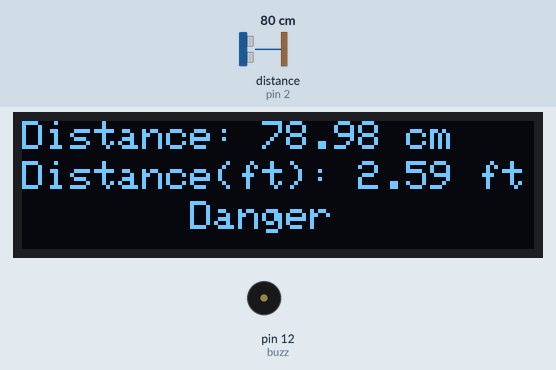
A sketch run on a simulated Arduino Uno, built with avr-gcc and run on an emulated ATmega328P. On the bench: 128×32 one-colour display, buzzer (waves = sounding). Wiring (inferred from the names in the program): ultrasonic range finder: trigger pin 3; echo pin 2. Inputs (shaded band) come from the test bench; at power-on: distance to the obstacle (sensor on pin 2) 80 cm. The echo pulse lasts 58.3 µs per cm; what the sketch prints to the serial monitor is not drawn.

Above: at 2.0 s.
2.1 s: distance to the obstacle (sensor on pin 2) set to 120 cm
At 4.2 s:
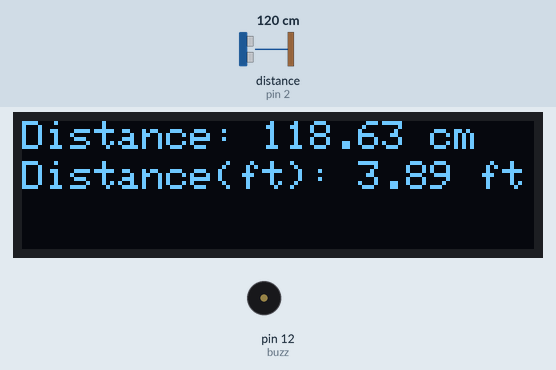
4.5 s: distance to the obstacle (sensor on pin 2) set to 97 cm
At 7.2 s:
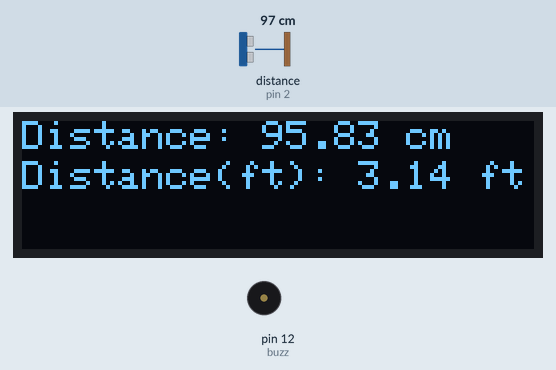
7.5 s: distance to the obstacle (sensor on pin 2) set to 89 cm
At 11.0 s:
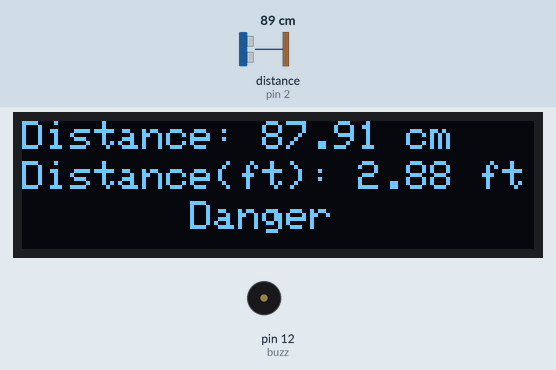
12.0 s: distance to the obstacle (sensor on pin 2) set to 250 cm
At 13.6 s:
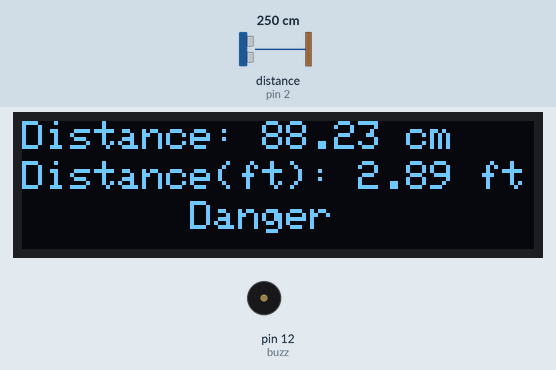
15.4 s: distance to the obstacle (sensor on pin 2) set to 2 cm
At 17.8 s:
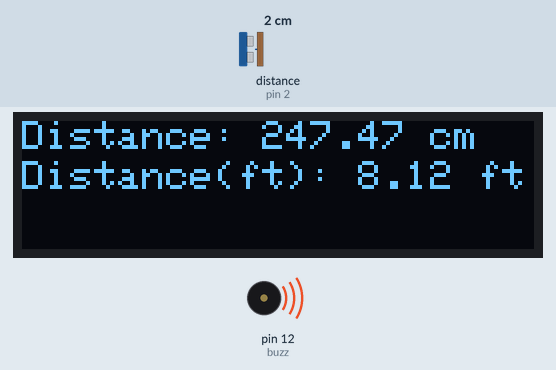
Timing chart, 0 to 20.4 s (numbered marks = the images above; inputs shaded):
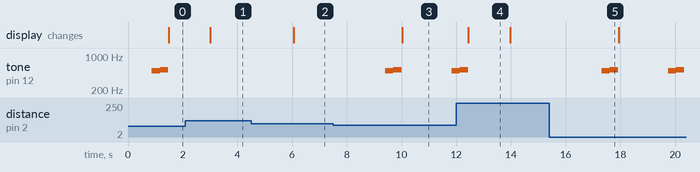

The sketch:

Distance.ino
```cpp
// ---------------------------------------------------------------- //
// Arduino Ultrasoninc Sensor HC-SR04
// Re-writed by Arbi Abdul Jabbaar
// Using Arduino IDE 1.8.7
// Using HC-SR04 Module
// Tested on 17 September 2019
// ---------------------------------------------------------------- //
#include <Wire.h> //including the wire library that enables I2C communication
#include <Adafruit_SSD1306.h> //including the library necessary for work with OLED display

#define SCREEN_WIDTH 128 //defining the display width, in pixels
#define SCREEN_HEIGHT 32 //defining the display height, in pixels
#define echoPin 2 // attach pin D2 Arduino to pin Echo of HC-SR04
#define trigPin 3
#define buzz 12//attach pin D3 Arduino to pin Trig of HC-SR04

//Our OLED display library constructor, in order to have access to the functions that control the display
Adafruit_SSD1306 display(SCREEN_WIDTH, SCREEN_HEIGHT, &Wire);

// defines variables
long duration; // variable for the duration of sound wave travel
float distance;
float dist_feet;// variable for the distance measurement

void setup() {
  pinMode(trigPin, OUTPUT); // Sets the trigPin as an OUTPUT
  pinMode(echoPin, INPUT);
  pinMode(buzz, OUTPUT);
  Serial.begin(9600); // // Serial Communication is starting with 9600 of baudrate speed
  Serial.println("Ultrasonic Sensor HC-SR04 Test"); // print some text in Serial Monitor
  Serial.println("with Arduino UNO R3");
  Serial.begin(9600);//Serial communication initialization ( speed 9600 baud)
 //OLED display library initialization
 // SSD1306_SWITCHCAPVCC = generates the voltage for the display(7-9 V) from the 3.3V voltage that it has from the voltage regulator
  if(!display.begin(SSD1306_SWITCHCAPVCC, 0x3C)) { // 0x3C address for the 128x32 display
 //if the initialization is not successful on the Serial monitor we receive an error message
  Serial.println(F("SSD1306 allocation failed"));
  for(;;); //an infinite loop, if the initialization is unsuccessful, for the program to stop performing
  }
}
void loop() {
  // Clears the trigPin condition
  digitalWrite(trigPin, LOW);
  delayMicroseconds(2);
  // Sets the trigPin HIGH (ACTIVE) for 10 microseconds
  digitalWrite(trigPin, HIGH);
  delayMicroseconds(10);
  digitalWrite(trigPin, LOW);
  // Reads the echoPin, returns the sound wave travel time in microseconds
  duration = pulseIn(echoPin, HIGH);
  // Calculating the distance
  distance = duration * 0.034 / 2; // Speed of sound wave divided by 2 (go and back)
  dist_feet = distance/30.48;
  // Displays the distance on the Serial Monitor
  Serial.print(" Distance: ");
  Serial.print(distance);
  Serial.print(" cm");
  Serial.print("\n");
  Serial.print("Distance(feet): ");
  Serial.print(dist_feet);
  Serial.print(" feet");
  delay(500);
  display.clearDisplay();//function for deleting everything off the display
  display.setTextSize(1.5);//function for setting the text size
  display.setTextColor(WHITE);//function for setting the color of the text (our display can only contain one color)
  display.setCursor(0,0);//function for setting the cursor (0-128,0-32) on the display where we want to start printing the text
  display.print("Distance: ");//function for displaying the text we deliver
  display.print(distance);//displays temperature
  display.print(" cm");//displaying the space and cm, in order to know that the temperature is measured in degrees Celsius
  display.setCursor(0,10);
  display.print("Distance(ft): ");
  display.print(dist_feet);
  display.println(" ft");
  if(dist_feet<=3){
    display.setCursor(0,20);//
    display.print("       Danger");
    siren();
  }
  else
  {
    digitalWrite(buzz, LOW);
  }
  display.display();//displaying the full text that we have previously sent to the buffer of the display
  delay(1000);//1 second pause in order for the values not to change constantly
 }
void siren() { //This function produces the 3rd siren (AMBULANCE sound).tone(buzz,440,200);
delay(300);
for(int i=3;i<=6;i++)
digitalWrite(i,HIGH);
noTone(buzz);
tone(buzz,494,500);
delay(300);
for(int i=3;i<=6;i++)
{ digitalWrite(i,LOW);
digitalWrite(i+6,HIGH); }
noTone(buzz);
tone(buzz,523,300);
delay(200);
digitalWrite(7,HIGH);
delay(50);
digitalWrite(8,HIGH);
delay(50);
noTone(buzz);
}
```

Measured:
- the behaviour switches between 93 and 92 cm on distance to the obstacle (sensor on pin 2) (found by bisection; images 2 and 3)
- after the input at 2.1 s, tone on pin 12 (buzz): stays silent (without the input it goes to 494 Hz after 1.2 s); the display: changes after 0.91 s (image 1)
- after the input at 4.5 s, the display: changes after 1.6 s (image 2)
- after the input at 7.5 s, tone on pin 12 (buzz): silent → 494 Hz after 1.9 s, → 523 Hz 0.30 s later, → silent 0.30 s later, → 494 Hz 1.8 s later; the display: changes after 2.5 s (image 3)
- after the input at 12.0 s, tone on pin 12 (buzz): goes on until 12.4 s, then stays silent
- after the input at 15.4 s, tone on pin 12 (buzz): plays 494 Hz for 0.30 s, 523 Hz for 0.30 s, 494 Hz for 0.30 s, 523 Hz for 0.30 s, starting after 1.9 s
- what the display in image 4 shows lasts 1.6 s, from 12.4 s to 14.0 s
